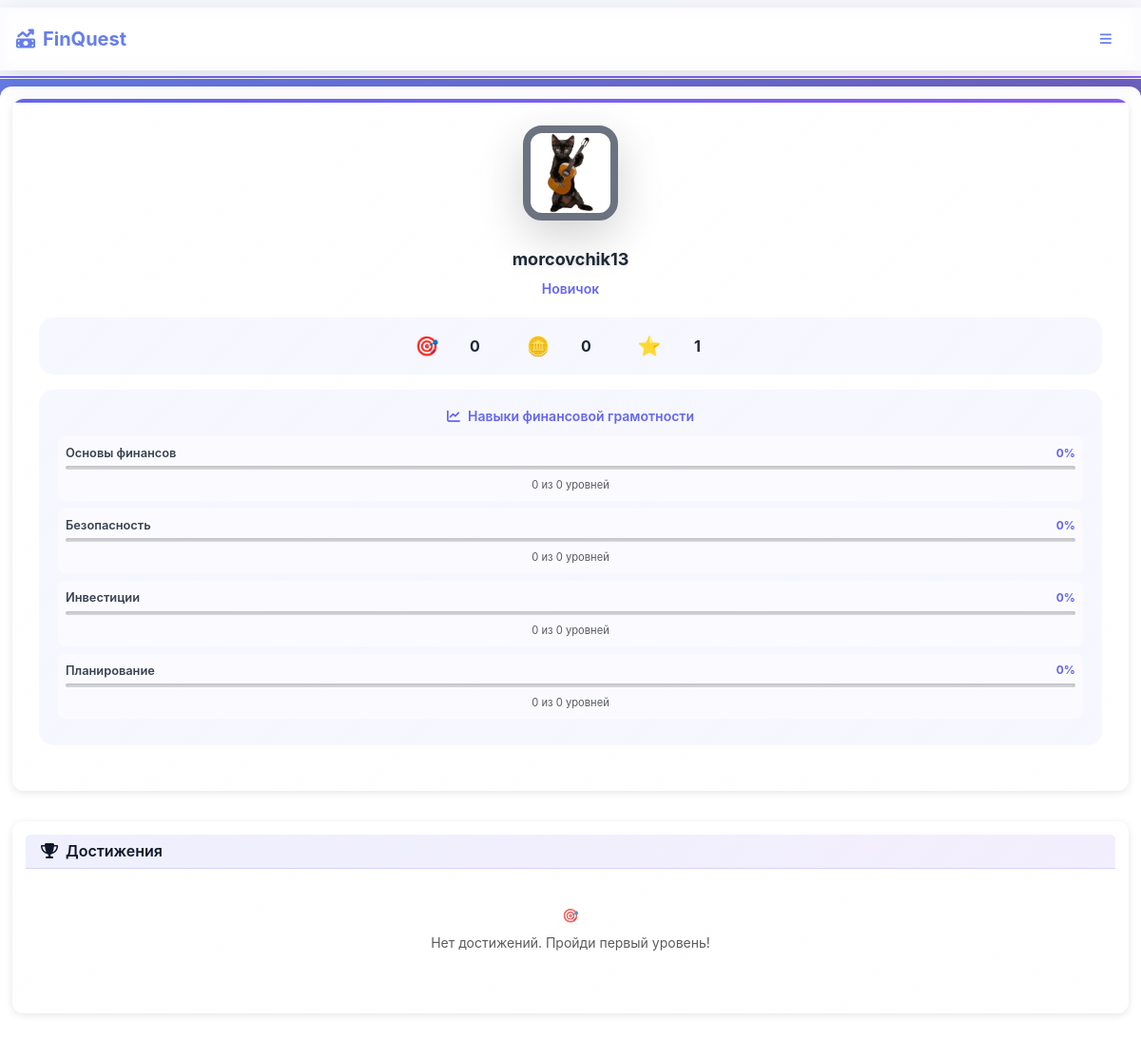
The page /accounts/profile/ (signed in) on the database its author committed.
### accounts/models.py (models this page shows, shortened)
class User(AbstractUser):
    avatar = models.ImageField(upload_to='avatars/', null=True, blank=True)
    default_avatar = models.CharField(max_length=20, null=True, blank=True, choices=[
        ('default1', 'Мечтатель'),
        ('default2', 'Новатор'),
        ('default3', 'Аналитик'),
        ('default4', 'Победитель'),
    ])
    avatar_border = models.CharField(max_length=20, default='novice', choices=[
        ('novice', 'Новичок'),
        ('beginner', 'Ученик'),
        ('intermediate', 'Защитник'),
        ('advanced', 'Эксперт'),
        ('expert', 'Мастер'),
        ('master', 'Гуру'),
        ('legend', 'Легенда'),
    ])
    points = models.IntegerField(default=0)
    coins = models.IntegerField(default=0)
    level_number = models.IntegerField(default=1)
    notifications_enabled = models.BooleanField(default=True, verbose_name="Получать напоминания")
    groups = models.ManyToManyField(
        'auth.Group',
        related_name='custom_user_set',  # ← уникальное имя
        blank=True,
        help_text='The groups this user belongs to.',
        verbose_name='groups',
    )
    user_permissions = models.ManyToManyField(
        'auth.Permission',
        related_name='custom_user_set',  # ← уникальное имя
        blank=True,
        help_text='Specific permissions for this user.',
        verbose_name='user permissions',
    )
    def get_level_title(self):
        if self.points < 50:
            return "Новичок"
        elif self.points < 150:
            return "Ученик"
        elif self.points < 300:
            return "Защитник"
        elif self.points < 500:
            return "Эксперт"
        else:
            return "Мастер"
    def get_level_number(self):
        if self.points < 50:
            return 1
        elif self.points < 150:
            return 2
        elif self.points < 300:
            return 3
        elif self.points < 500:
            return 4
        else:
            return 5
    def get_avatar_border_class(self):
        return f"avatar-border-{self.avatar_border}"
    def get_avatar_display(self):
        if self.avatar:
            return self.avatar.url
        elif self.default_avatar:
            return f"/static/avatars/default/{self.default_avatar}.svg"
        else:
            return None

### accounts/views.py (the view, shortened to what this page needs)
# urls.py: path('profile/', views.profile, name='profile'),
def profile(request):
    user = request.user
    categories = {
        'basics': {'name': 'Основы финансов', 'icon': 'fa-piggy-bank', 'topics': [], 'total_levels': 0, 'completed_levels': 0},
        'security': {'name': 'Безопасность', 'icon': 'fa-shield-halved', 'topics': [], 'total_levels': 0, 'completed_levels': 0},
        'investments': {'name': 'Инвестиции', 'icon': 'fa-chart-line', 'topics': [], 'total_levels': 0, 'completed_levels': 0},
        'planning': {'name': 'Планирование', 'icon': 'fa-bullseye', 'topics': [], 'total_levels': 0, 'completed_levels': 0},
    }
    topics = Topic.objects.prefetch_related('level_set').all()
    for category in categories.values():
        if category['total_levels'] > 0:
            category['progress_percent'] = int(category['completed_levels'] / category['total_levels'] * 100)
        else:
            category['progress_percent'] = 0
    user_achievements = UserAchievement.objects.filter(user=user).select_related('achievement').order_by('-earned_at')
    all_achievements = []
    system_achievements = Achievement.objects.filter(
        name__in=['Первые шаги', 'Легенда финансовой грамотности']
    )
    rarity_levels = ['common', 'uncommon', 'rare', 'legendary']
    icon_classes = ['fa-solid fa-star', 'fa-solid fa-gem', 'fa-solid fa-trophy', 'fa-solid fa-crown']
    achievements = sorted(all_achievements, key=lambda x: (not x['earned'], x['achievement'].name))
    return render(request, 'accounts/profile.html', {
        'categories': categories,
        'achievements': achievements,
    })

### game/context_processors.py (called while the page is built)
def notifications_context(request):
    if request.user.is_authenticated:
        return {
            'unread_notifications_count': Notification.objects.filter(
                user=request.user,
                is_read=False
            ).count()
        }
    return {'unread_notifications_count': 0}

def mobile_view_context(request):
    return {
        'mobile_view': request.session.get('mobile_view', False)
    }

def achievements_context(request):
    if request.user.is_authenticated:
        user_achievements = UserAchievement.objects.filter(
            user=request.user
        ).select_related('achievement').order_by('-earned_at')[:10]
        achievements_list = []
        for ua in user_achievements:
            achievements_list.append({
                'achievement': ua.achievement,
                'earned_at': ua.earned_at
            })
        return {
            'mobile_achievements': achievements_list,
            'mobile_achievements_count': UserAchievement.objects.filter(user=request.user).count()
        }
    return {
        'mobile_achievements': [],
        'mobile_achievements_count': 0
    }

### templates/accounts/profile.html (shortened to what this page needs)
{% extends 'base.html' %}
{% load static %}
{% block content %}
<div class="container-fluid">
  <div class="row">
    <div class="col-lg-4 col-md-5 mb-4">
      <div class="card gaming-profile-card h-100" style="height: 800px; overflow: hidden;">
        <div class="card-body text-center">
          <div class="mb-4">
            {% if user.get_avatar_display %}
              <img src="{{ user.get_avatar_display }}" class="shadow-lg profile-avatar {{ user.get_avatar_border_class }}" width="150" height="150" alt="Аватар" style="border-radius: 20px; object-fit: cover;">
            {% else %}
              <div class="bg-gradient-primary text-white d-flex align-items-center justify-content-center shadow-lg mx-auto profile-avatar-placeholder {{ user.get_avatar_border_class }}" style="border-radius: 20px; width: 150px; height: 150px;">
                {{ user.username|first|upper }}
              </div>
            {% endif %}
          </div>
          <h3 class="profile-name mb-2">{{ user.get_full_name|default:user.username }}</h3>
          <p class="profile-title mb-3">{{ user.get_level_title }}</p>
          <div class="profile-stats">
            <div class="row g-3">
              <div class="col-4">
                <div class="stat-item text-center">
                  <div class="stat-icon">🎯</div>
                  <div class="stat-value">{{ user.points }}</div>
                </div>
              </div>
              <div class="col-4">
                <div class="stat-item text-center">
                  <div class="stat-icon">🪙</div>
                  <div class="stat-value">{{ user.coins }}</div>
                </div>
              </div>
              <div class="col-4">
                <div class="stat-item text-center">
                  <div class="stat-icon">⭐</div>
                  <div class="stat-value">{{ user.get_level_number }}</div>
                </div>
              </div>
            </div>
          </div>
          <div class="profile-skills">
            <h6 class="skills-title mb-3">
              <i class="fa-solid fa-chart-line me-2"></i>Навыки финансовой грамотности
            </h6>
            {% for category_key, category in categories.items %}
              <div class="skill-progress-item mb-2">
                <div class="d-flex justify-content-between align-items-center mb-1">
                  <span class="skill-name">{{ category.name }}</span>
                  <span class="skill-percent">{{ category.progress_percent }}%</span>
                </div>
                <div class="progress skill-progress-bar" style="height: 6px;">
                </div>
                <small class="text-muted">{{ category.completed_levels }} из {{ category.total_levels }} уровней</small>
              </div>
            {% empty %}
              <p class="text-muted small mb-0">Нет данных о навыках.</p>
            {% endfor %}
          </div>
        </div>
      </div>
    </div>
    <div class="col-lg-8 col-md-7">
      <div class="card gaming-achievements-card h-100">
        <div class="card-header">
          <h4 class="mb-0"><i class="fa-solid fa-trophy me-2"></i>Достижения</h4>
        </div>
        <div class="card-body d-flex flex-column">
          {% if achievements %}
                {% for achievement_data in achievements %}
                      {% if achievement_data.earned %}
                        {% load static %}
                      {% else %}
                        <i class="fa-solid fa-lock"></i>
                      {% endif %}
                {% endfor %}
          {% else %}
            <div class="text-center py-4">
              <div class="text-muted mb-2">🎯</div>
              <p class="text-muted">Нет достижений. Пройди первый уровень!</p>
            </div>
          {% endif %}
        </div>
      </div>
    </div>
  </div>
</div>
{% endblock %}

### templates/base.html (shortened to what this page needs)
<!DOCTYPE html>
<html lang="ru">
<head>
  {% load static %}
  <link href="{% static 'css/bootstrap.min.css' %}" rel="stylesheet">
  <link href="{% static 'css/inter-fonts.css' %}" rel="stylesheet">
  <link href="{% static 'css/fontawesome.min.css' %}" rel="stylesheet">
  <link href="{% static 'css/finquest.css' %}" rel="stylesheet">
  <link href="{% static 'css/finquest_tutorial_addon.css' %}" rel="stylesheet">
  {% if mobile_view %}
  <link href="{% static 'css/mobile.css' %}" rel="stylesheet">
  {% endif %}
</head>
<body{% if mobile_view %} class="mobile-view"{% endif %}>
  <nav class="navbar navbar-expand-lg gaming-navbar">
    <div class="container">
      <a class="navbar-brand" href="{% url 'dashboard' %}">
        <i class="fa-solid fa-money-bill-trend-up me-2"></i>FinQuest
      </a>
      {% if mobile_view %}
        {% if user.is_authenticated %}
          <button class="btn btn-sm btn-outline-light mobile-menu-toggle" onclick="toggleMobileMenu()" type="button">
            <i class="fa-solid fa-bars"></i>
          </button>
        {% else %}
          <div class="d-flex align-items-center gap-2">
            <a href="{% url 'login' %}" class="btn btn-sm btn-primary" id="loginBtn">Войти</a>
            <a href="{% url 'register' %}" class="btn btn-sm btn-register" id="registerBtn">Регистрация</a>
          </div>
        {% endif %}
      {% endif %}
    </div>
  </nav>
  <div class="container mt-3">
    {% block content %}{% endblock %}
  </div>
  <div id="confetti-container"></div>
</body>
</html>

### templates/base.html (style rules this page uses)
body { padding-bottom: 0; }
#confetti-container { position: fixed; top: 0; left: 0; width: 100%; height: 100%; pointer-events: none; z-index: 9999; }

### rows shown on the page
User: avatar (picture), get_full_name "morcovchik13", get_level_title "Новичок", points "0", coins "0", get_level_number "1", name "Основы финансов", progress_percent "0", completed_levels "0", total_levels "0", name "Безопасность", name "Инвестиции", name "Планирование"
